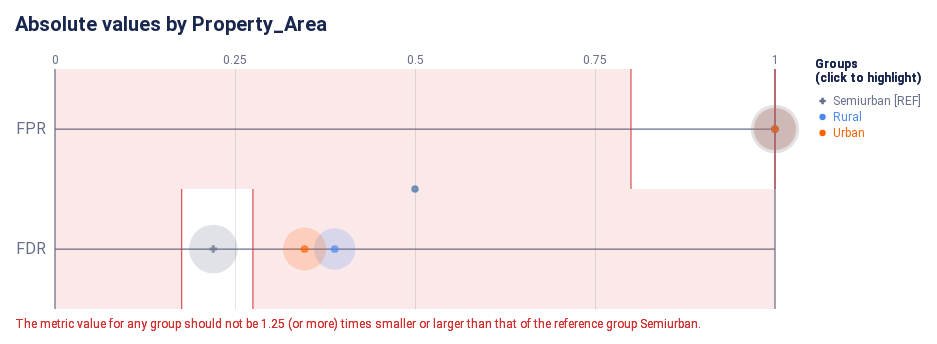

Notebook source saved alongside this figure:
### Markdown cell above
#### Check how the fairness threshold maps to the absolute values of each metric

### Code cell
ap.absolute(bdf, metrics, 'Property_Area', fairness_threshold = disparity_tolerance)

### Figure 1 — Vega-Lite specification as saved in the notebook (floating-point values rounded to 4 significant figures)
{"config": {"view": {"continuousWidth": 300, "continuousHeight": 300, "strokeWidth": 0}, "axisLeft": {"labelColor": "rgb(102, 111, 137)", "labelFont": "Roboto, Arial, sans-serif", "labelFontSize": 16}, "title": {"anchor": "start", "color": "rgb(25, 39, 78)", "font": "Roboto, Arial, sans-serif", "fontSize": 20, "fontWeight": "bold"}}, "layer": [{"data": {"name": "data-22e37ecfbb523156dad3ffdb726c704c"}, "mark": {"type": "rule", "stroke": "rgb(102, 111, 137)", "strokeWidth": 1.25, "tooltip": null}, "encoding": {"x": {"field": "start", "scale": {"domain": [0, 1], "range": [40.0, 760.0]}, "type": "quantitative"}, "x2": {"field": "end"}, "y": {"axis": {"domain": false, "labelAngle": 0, "labelPadding": -30, "orient": "left", "ticks": false, "title": null}, "field": "y_position", "scale": {"domain": ["FPR", "FDR"], "range": [30.0, 270.0]}, "type": "nominal"}}}, {"data": {"name": "data-6cfe259518f6c7b358d8f836a73e6b7f"}, "mark": {"type": "rule", "stroke": "rgb(102, 111, 137)", "strokeWidth": 1.25, "tooltip": null}, "encoding": {"x": {"field": "x_position", "scale": {"domain": [0, 1], "range": [40.0, 760.0]}, "type": "quantitative"}, "y": {"value": 30.0}, "y2": {"value": 270.0}}}, {"data": {"name": "data-60ed1133fa688d151d36705a369482e0"}, "mark": {"type": "text", "align": "center", "color": "rgb(102, 111, 137)", "font": "Roboto, Arial, sans-serif", "fontSize": 12, "fontWeight": "normal", "tooltip": null}, "encoding": {"text": {"field": "value", "type": "nominal"}, "x": {"field": "value", "scale": {"domain": [0, 1], "range": [40.0, 760.0]}, "type": "quantitative"}, "y": {"value": 21.0}}}, {"layer": [{"mark": {"type": "rect", "opacity": 0.8, "stroke": "rgb(211, 47, 47)", "strokeWidth": 1.25, "tooltip": null}, "encoding": {"x": {"field": "lower_threshold_value", "scale": {"domain": [0, 1], "range": [40.0, 760.0]}, "type": "quantitative"}, "x2": {"field": "lower_threshold_value"}, "y": {"axis": {"domain": false, "grid": false, "labels": false, "ticks": false, "title": null}, "field": "metric", "scale": {"domain": ["FPR", "FDR"], "range": [30.0, 270.0]}, "type": "nominal"}}}, {"mark": {"type": "rect", "opacity": 0.8, "stroke": "rgb(211, 47, 47)", "strokeWidth": 1.25, "tooltip": null}, "encoding": {"x": {"field": "upper_threshold_value", "scale": {"domain": [0, 1], "range": [40.0, 760.0]}, "type": "quantitative"}, "x2": {"field": "upper_threshold_value"}, "y": {"axis": {"domain": false, "grid": false, "labels": false, "ticks": false, "title": null}, "field": "metric", "scale": {"domain": ["FPR", "FDR"], "range": [30.0, 270.0]}, "type": "nominal"}}}, {"layer": [{"mark": {"type": "rect", "fill": "rgb(211, 47, 47)", "opacity": 0.1, "tooltip": null}, "encoding": {"x": {"field": "lower_threshold_value", "scale": {"domain": [0, 1], "range": [40.0, 760.0]}, "type": "quantitative"}, "x2": {"field": "lower_end"}, "y": {"axis": {"domain": false, "grid": false, "labels": false, "ticks": false, "title": null}, "field": "metric", "scale": {"domain": ["FPR", "FDR"], "range": [30.0, 270.0]}, "type": "nominal"}}}, {"mark": {"type": "rect", "fill": "rgb(211, 47, 47)", "opacity": 0.1, "tooltip": null}, "encoding": {"x": {"field": "upper_threshold_value", "scale": {"domain": [0, 1], "range": [40.0, 760.0]}, "type": "quantitative"}, "x2": {"field": "upper_end"}, "y": {"axis": {"domain": false, "grid": false, "labels": false, "ticks": false, "title": null}, "field": "metric", "scale": {"domain": ["FPR", "FDR"], "range": [30.0, 270.0]}, "type": "nominal"}}}]}, {"layer": [{"mark": {"type": "text", "align": "left", "baseline": "top", "fill": "rgb(211, 47, 47)", "font": "Roboto, Arial, sans-serif", "fontSize": 12, "fontWeight": "normal", "tooltip": null}, "encoding": {"text": {"value": "The metric value for any group should not be 1.25 (or more) times smaller or larger than that of the reference group Semiurban."}, "x": {"value": 0}, "y": {"value": 280.0}}}], "data": {"name": "data-79dd248bdaa0ea02c535240e8ad022c8"}}], "data": {"name": "data-66edf2b8ab6fae8b65dbb86d0352c90a"}}, {"layer": [{"data": {"name": "empty"}, "mark": {"type": "circle"}}, {"data": {"name": "data-0167bc6658433fce3d62a33a4c03f6b1"}, "mark": {"type": "circle", "cursor": "pointer", "opacity": 0.2}, "encoding": {"color": {"condition": {"param": "param_19", "empty": true, "field": "attribute_value", "legend": null, "scale": {"domain": ["Semiurban", "Rural", "Urban"], "range": ["rgb(102, 111, 137)", "rgb(76, 136, 238)", "rgb(254, 97, 0)", "rgb(220, 38, 127)", "rgb(255, 176, 0)", "rgb(150, 95, 230)"]}, "type": "nominal"}, "value": "rgb(225, 226, 231)"}, "size": {"field": "group_size", "legend": null, "scale": {"domain": [0, 229.2], "range": [0, 2827.0]}, "type": "quantitative"}, "tooltip": [{"field": "attribute_value", "title": "Group", "type": "nominal"}, {"field": "tooltip_group_size", "title": "Group Size", "type": "nominal"}, {"field": "tooltip_disparity_explanation_fpr", "title": "Disparity", "type": "nominal"}, {"field": "fpr", "format": ".2f", "title": "FPR", "type": "quantitative"}], "x": {"axis": {"domain": false, "gridColor": "rgb(225, 226, 231)", "labels": false, "ticks": false, "title": null, "values": [0.25, 0.5, 0.75]}, "field": "fpr", "scale": {"domain": [0, 1], "range": [40.0, 760.0]}, "type": "quantitative"}, "y": {"axis": {"domain": false, "grid": false, "labels": false, "ticks": false, "title": null}, "field": "metric_variable", "scale": {"domain": ["FPR", "FDR"], "range": [30.0, 270.0]}, "type": "nominal"}}, "name": "view_20", "transform": [{"calculate": "'FPR'", "as": "metric_variable"}]}, {"data": {"name": "data-0167bc6658433fce3d62a33a4c03f6b1"}, "mark": {"type": "circle", "cursor": "pointer", "opacity": 0.2}, "encoding": {"color": {"condition": {"param": "param_19", "empty": true, "field": "attribute_value", "legend": null, "scale": {"domain": ["Semiurban", "Rural", "Urban"], "range": ["rgb(102, 111, 137)", "rgb(76, 136, 238)", "rgb(254, 97, 0)", "rgb(220, 38, 127)", "rgb(255, 176, 0)", "rgb(150, 95, 230)"]}, "type": "nominal"}, "value": "rgb(225, 226, 231)"}, "size": {"field": "group_size", "legend": null, "scale": {"domain": [0, 229.2], "range": [0, 2827.0]}, "type": "quantitative"}, "tooltip": [{"field": "attribute_value", "title": "Group", "type": "nominal"}, {"field": "tooltip_group_size", "title": "Group Size", "type": "nominal"}, {"field": "tooltip_disparity_explanation_fdr", "title": "Disparity", "type": "nominal"}, {"field": "fdr", "format": ".2f", "title": "FDR", "type": "quantitative"}], "x": {"axis": {"domain": false, "gridColor": "rgb(225, 226, 231)", "labels": false, "ticks": false, "title": null, "values": [0.25, 0.5, 0.75]}, "field": "fdr", "scale": {"domain": [0, 1], "range": [40.0, 760.0]}, "type": "quantitative"}, "y": {"axis": {"domain": false, "grid": false, "labels": false, "ticks": false, "title": null}, "field": "metric_variable", "scale": {"domain": ["FPR", "FDR"], "range": [30.0, 270.0]}, "type": "nominal"}}, "name": "view_22", "transform": [{"calculate": "'FDR'", "as": "metric_variable"}]}, {"layer": [{"data": {"name": "empty"}, "mark": {"type": "point"}}, {"data": {"name": "data-0167bc6658433fce3d62a33a4c03f6b1"}, "mark": {"type": "point", "cursor": "pointer", "filled": true, "size": 60}, "encoding": {"color": {"condition": {"param": "param_19", "empty": true, "field": "attribute_value", "legend": null, "scale": {"domain": ["Semiurban", "Rural", "Urban"], "range": ["rgb(102, 111, 137)", "rgb(76, 136, 238)", "rgb(254, 97, 0)", "rgb(220, 38, 127)", "rgb(255, 176, 0)", "rgb(150, 95, 230)"]}, "type": "nominal"}, "value": "rgb(225, 226, 231)"}, "shape": {"field": "attribute_value", "legend": null, "scale": {"domain": ["Semiurban", "Rural", "Urban"], "range": ["cross", "circle", "circle"]}, "type": "nominal"}, "tooltip": [{"field": "attribute_value", "title": "Group", "type": "nominal"}, {"field": "tooltip_group_size", "title": "Group Size", "type": "nominal"}, {"field": "tooltip_disparity_explanation_fpr", "title": "Disparity", "type": "nominal"}, {"field": "fpr", "format": ".2f", "title": "FPR", "type": "quantitative"}], "x": {"axis": {"domain": false, "gridColor": "rgb(225, 226, 231)", "labels": false, "ticks": false, "title": null, "values": [0.25, 0.5, 0.75]}, "field": "fpr", "scale": {"domain": [0, 1], "range": [40.0, 760.0]}, "type": "quantitative"}, "y": {"axis": {"domain": false, "grid": false, "labels": false, "ticks": false, "title": null}, "field": "metric_variable", "scale": {"domain": ["FPR", "FDR"], "range": [30.0, 270.0]}, "type": "nominal"}}, "name": "view_19", "transform": [{"calculate": "'FPR'", "as": "metric_variable"}]}, {"data": {"name": "data-0167bc6658433fce3d62a33a4c03f6b1"}, "mark": {"type": "point", "cursor": "pointer", "filled": true, "size": 60}, "encoding": {"color": {"condition": {"param": "param_19", "empty": true, "field": "attribute_value", "legend": null, "scale": {"domain": ["Semiurban", "Rural", "Urban"], "range": ["rgb(102, 111, 137)", "rgb(76, 136, 238)", "rgb(254, 97, 0)", "rgb(220, 38, 127)", "rgb(255, 176, 0)", "rgb(150, 95, 230)"]}, "type": "nominal"}, "value": "rgb(225, 226, 231)"}, "shape": {"field": "attribute_value", "legend": null, "scale": {"domain": ["Semiurban", "Rural", "Urban"], "range": ["cross", "circle", "circle"]}, "type": "nominal"}, "tooltip": [{"field": "attribute_value", "title": "Group", "type": "nominal"}, {"field": "tooltip_group_size", "title": "Group Size", "type": "nominal"}, {"field": "tooltip_disparity_explanation_fdr", "title": "Disparity", "type": "nominal"}, {"field": "fdr", "format": ".2f", "title": "FDR", "type": "quantitative"}], "x": {"axis": {"domain": false, "gridColor": "rgb(225, 226, 231)", "labels": false, "ticks": false, "title": null, "values": [0.25, 0.5, 0.75]}, "field": "fdr", "scale": {"domain": [0, 1], "range": [40.0, 760.0]}, "type": "quantitative"}, "y": {"axis": {"domain": false, "grid": false, "labels": false, "ticks": false, "title": null}, "field": "metric_variable", "scale": {"domain": ["FPR", "FDR"], "range": [30.0, 270.0]}, "type": "nominal"}}, "name": "view_21", "transform": [{"calculate": "'FDR'", "as": "metric_variable"}]}]}]}, {"layer": [{"mark": {"type": "point", "cursor": "pointer", "filled": true, "opacity": 1, "size": 40}, "encoding": {"color": {"condition": {"param": "param_19", "empty": true, "field": "attribute_value", "legend": null, "scale": {"domain": ["Semiurban", "Rural", "Urban"], "range": ["rgb(102, 111, 137)", "rgb(76, 136, 238)", "rgb(254, 97, 0)", "rgb(220, 38, 127)", "rgb(255, 176, 0)", "rgb(150, 95, 230)"]}, "type": "nominal"}, "value": "rgb(225, 226, 231)"}, "shape": {"field": "attribute_value", "legend": null, "scale": {"domain": ["Semiurban", "Rural", "Urban"], "range": ["cross", "circle", "circle"]}, "type": "nominal"}, "x": {"value": 807.6}, "y": {"axis": {"domain": false, "grid": false, "labels": false, "ticks": false, "title": null}, "field": "attribute_value", "scale": {"domain": ["Semiurban", "Rural", "Urban"], "range": [54, 102]}, "type": "nominal"}}, "name": "view_23"}, {"mark": {"type": "text", "align": "left", "baseline": "middle", "cursor": "pointer", "font": "Roboto, Arial, sans-serif", "fontSize": 12, "fontWeight": "normal"}, "encoding": {"color": {"condition": {"param": "param_19", "empty": true, "field": "attribute_value", "legend": null, "scale": {"domain": ["Semiurban", "Rural", "Urban"], "range": ["rgb(102, 111, 137)", "rgb(76, 136, 238)", "rgb(254, 97, 0)", "rgb(220, 38, 127)", "rgb(255, 176, 0)", "rgb(150, 95, 230)"]}, "type": "nominal"}, "value": "rgb(225, 226, 231)"}, "text": {"field": "label", "type": "nominal"}, "x": {"value": 818.1}, "y": {"axis": {"domain": false, "grid": false, "labels": false, "ticks": false, "title": null}, "field": "attribute_value", "scale": {"domain": ["Semiurban", "Rural", "Urban"], "range": [54, 102]}, "type": "nominal"}}, "name": "view_24"}, {"data": {"name": "data-79dd248bdaa0ea02c535240e8ad022c8"}, "mark": {"type": "text", "align": "left", "baseline": "top", "color": "rgb(25, 39, 78)", "font": "Roboto, Arial, sans-serif", "fontSize": 12, "fontWeight": "bold"}, "encoding": {"text": {"value": "(click to highlight)"}, "x": {"value": 800}, "y": {"value": 34}}}, {"data": {"name": "data-79dd248bdaa0ea02c535240e8ad022c8"}, "mark": {"type": "text", "align": "left", "baseline": "top", "color": "rgb(25, 39, 78)", "font": "Roboto, Arial, sans-serif", "fontSize": 12, "fontWeight": "bold"}, "encoding": {"text": {"value": "Groups"}, "x": {"value": 800}, "y": {"value": 20}}}], "data": {"name": "data-d4e636f4b2647431f6606e7b0f20ff09"}}], "height": 300, "padding": {"top": 15, "bottom": 5.0, "left": 15, "right": 15}, "params": [{"name": "param_21", "select": {"type": "point", "fields": ["attribute_value"]}, "views": ["view_20"]}, {"name": "param_23", "select": {"type": "point", "fields": ["attribute_value"]}, "views": ["view_22"]}, {"name": "param_20", "select": {"type": "point", "fields": ["attribute_value"]}, "views": ["view_19"]}, {"name": "param_22", "select": {"type": "point", "fields": ["attribute_value"]}, "views": ["view_21"]}, {"name": "param_19", "select": {"type": "point", "fields": ["attribute_value"]}, "views": ["view_23"]}, {"name": "param_24", "select": {"type": "point", "fields": ["attribute_value"]}, "views": ["view_24"]}], "resolve": {"scale": {"size": "independent", "y": "independent"}}, "title": "Absolute values by Property_Area", "usermeta": {"embedOptions": {"scaleFactor": 5, "downloadFileName": "absolute_chart"}}, "width": 800, "$schema": "https://vega.github.io/schema/vega-lite/v5.16.3.json", "datasets": {"data-22e37ecfbb523156dad3ffdb726c704c": [{"y_position": "FPR", "start": 0, "end": 1}, {"y_position": "FDR", "start": 0, "end": 1}], "data-6cfe259518f6c7b358d8f836a73e6b7f": [{"x_position": 0}, {"x_position": 1}], "data-60ed1133fa688d151d36705a369482e0": [{"value": 0.0}, {"value": 0.25}, {"value": 0.5}, {"value": 0.75}, {"value": 1.0}], "data-66edf2b8ab6fae8b65dbb86d0352c90a": [{"lower_end": 0, "upper_end": 1, "lower_threshold_value": 0.8, "upper_threshold_value": 1.0, "metric": "FPR"}, {"lower_end": 0, "upper_end": 1, "lower_threshold_value": 0.1759, "upper_threshold_value": 0.2749, "metric": "FDR"}], "data-79dd248bdaa0ea02c535240e8ad022c8": [{"a": 1, "b": 0}, {"a": 1, "b": 0}], "empty": [{}], "data-0167bc6658433fce3d62a33a4c03f6b1": [{"attribute_name": "Property_Area", "attribute_value": "Rural", "group_size": 139, "total_entities": 480, "fpr": 1.0, "fdr": 0.3885, "fpr_disparity": 1.0, "fdr_disparity": 1.767, "fpr_disparity_scaled": 0.0, "fdr_disparity_scaled": 0.7667, "tooltip_group_size": "139 (28.96%)", "tooltip_disparity_explanation_fpr": "Same FPR as the reference group", "tooltip_disparity_explanation_fdr": "1.77 times larger FDR than the reference group"}, {"attribute_name": "Property_Area", "attribute_value": "Semiurban", "group_size": 191, "total_entities": 480, "fpr": 1.0, "fdr": 0.2199, "fpr_disparity": 1.0, "fdr_disparity": 1.0, "fpr_disparity_scaled": 0.0, "fdr_disparity_scaled": 0.0, "tooltip_group_size": "191 (39.79%)", "tooltip_disparity_explanation_fpr": "Reference group", "tooltip_disparity_explanation_fdr": "Reference group"}, {"attribute_name": "Property_Area", "attribute_value": "Urban", "group_size": 150, "total_entities": 480, "fpr": 1.0, "fdr": 0.3467, "fpr_disparity": 1.0, "fdr_disparity": 1.577, "fpr_disparity_scaled": 0.0, "fdr_disparity_scaled": 0.5765, "tooltip_group_size": "150 (31.25%)", "tooltip_disparity_explanation_fpr": "Same FPR as the reference group", "tooltip_disparity_explanation_fdr": "1.58 times larger FDR than the reference group"}], "data-d4e636f4b2647431f6606e7b0f20ff09": [{"attribute_value": "Semiurban", "label": "Semiurban [REF]"}, {"attribute_value": "Rural", "label": "Rural"}, {"attribute_value": "Urban", "label": "Urban"}]}}
